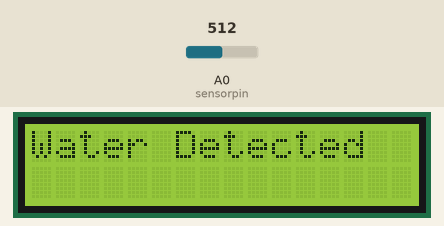
Simulated run of this sketch. Board: Arduino Uno, built with avr-gcc and run on an emulated ATmega328P. Shown: 16×2 character LCD. The inputs (shaded band) are chosen by the test bench; at power-on: A0 (sensorpin) = 512.

Above: at 1.2 s.
1.3 s: A0 (sensorpin) set to 0
5.4 s: A0 (sensorpin) set to 1023
9.5 s: A0 (sensorpin) set to 900
Timing chart, 0 to 12.5 s (numbered marks = the images above; inputs shaded):
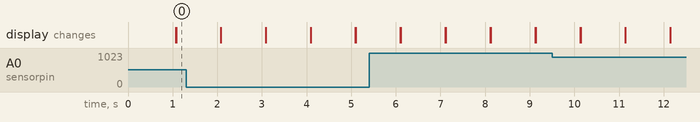

The sketch:

water_level_controller.ino
```cpp
#include<LiquidCrystal.h>
int sensorpin = A0; //connected to analog pin
int sensorvalue = 0; //initialize to the 0
int A1A = 6;
int A1B = 7;
const int rs = 12, en = 11, d4 = 5, d5 = 4, d6 = 3, d7 = 2; //declaring the LCD pins, the d pins are the data pins
LiquidCrystal lcd(rs, en, d4, d5, d6, d7); //decleration of the lcd interface pins
void setup() {
  lcd.begin(16, 2); //16-columns, 2-rows
}
void loop() {
  lcd.clear();
  lcd.print("Starting");
  sensorvalue = analogRead(sensorpin); //taking the analog values from the sensor pin and storing it in the sensor-value
  if (sensorvalue < 2000) //if less than 400, cursor should be in the first row
  {
    lcd.setCursor(0, 0);
    lcd.print("Empty"); //then it will send the message empty
  }
  else if (sensorvalue >= 20000);
  {
    lcd.setCursor(0, 0);
    lcd.print("Water Detected");
    delay(1000);
  }
  lcd.setCursor(0, 0);
  lcd.print(sensorvalue); //sensor values are printing on the lcd
  lcd.print(" ");


}
```
